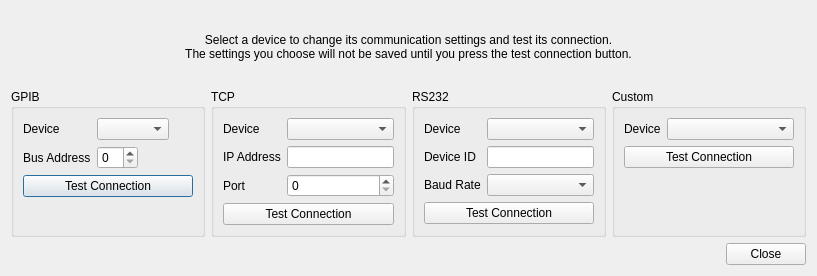
<?xml version="1.0" encoding="UTF-8"?>
<ui version="4.0">
 <class>CommunicationDialog</class>
 <widget class="QDialog" name="CommunicationDialog">
  <property name="geometry">
   <rect>
    <x>0</x>
    <y>0</y>
    <width>817</width>
    <height>276</height>
   </rect>
  </property>
  <property name="windowTitle">
   <string>Communication Settings</string>
  </property>
  <layout class="QVBoxLayout" name="verticalLayout">
   <item>
    <widget class="QLabel" name="label">
     <property name="text">
      <string>&lt;html&gt;&lt;head/&gt;&lt;body&gt;&lt;p&gt;Select a device to change its communication settings and test its connection.&lt;br /&gt;The settings you choose will not be saved until you press the test connection button.&lt;/p&gt;&lt;/body&gt;&lt;/html&gt;</string>
     </property>
     <property name="alignment">
      <set>Qt::AlignCenter</set>
     </property>
     <property name="wordWrap">
      <bool>true</bool>
     </property>
    </widget>
   </item>
   <item>
    <layout class="QHBoxLayout" name="horizontalLayout" stretch="1,1,1,1">
     <item>
      <widget class="QGroupBox" name="gpibBox">
       <property name="title">
        <string>GPIB</string>
       </property>
       <layout class="QFormLayout" name="formLayout_3">
        <property name="fieldGrowthPolicy">
         <enum>QFormLayout::ExpandingFieldsGrow</enum>
        </property>
        <item row="0" column="0">
         <widget class="QLabel" name="deviceLabel">
          <property name="text">
           <string>Device</string>
          </property>
         </widget>
        </item>
        <item row="0" column="1">
         <widget class="QComboBox" name="gpibDeviceComboBox"/>
        </item>
        <item row="1" column="0">
         <widget class="QLabel" name="busAddressLabel">
          <property name="text">
           <string>Bus Address</string>
          </property>
         </widget>
        </item>
        <item row="1" column="1">
         <widget class="QSpinBox" name="busAddressSpinBox">
          <property name="maximum">
           <number>32</number>
          </property>
         </widget>
        </item>
        <item row="2" column="0" colspan="2">
         <widget class="QPushButton" name="gpibTestButton">
          <property name="text">
           <string>Test Connection</string>
          </property>
         </widget>
        </item>
       </layout>
      </widget>
     </item>
     <item>
      <widget class="QGroupBox" name="tcpBox">
       <property name="title">
        <string>TCP</string>
       </property>
       <layout class="QFormLayout" name="formLayout">
        <item row="0" column="0">
         <widget class="QLabel" name="deviceLabel_2">
          <property name="text">
           <string>Device</string>
          </property>
         </widget>
        </item>
        <item row="0" column="1">
         <widget class="QComboBox" name="tcpDeviceComboBox"/>
        </item>
        <item row="1" column="0">
         <widget class="QLabel" name="ipAddressLabel">
          <property name="text">
           <string>IP Address</string>
          </property>
         </widget>
        </item>
        <item row="1" column="1">
         <widget class="QLineEdit" name="ipLineEdit"/>
        </item>
        <item row="2" column="0">
         <widget class="QLabel" name="portLabel_3">
          <property name="text">
           <string>Port</string>
          </property>
         </widget>
        </item>
        <item row="2" column="1">
         <widget class="QSpinBox" name="portSpinBox">
          <property name="maximum">
           <number>2147483647</number>
          </property>
         </widget>
        </item>
        <item row="3" column="0" colspan="2">
         <widget class="QPushButton" name="tcpTestButton">
          <property name="text">
           <string>Test Connection</string>
          </property>
         </widget>
        </item>
       </layout>
      </widget>
     </item>
     <item>
      <widget class="QGroupBox" name="rs232Box">
       <property name="title">
        <string>RS232</string>
       </property>
       <layout class="QFormLayout" name="formLayout_11">
        <item row="0" column="0">
         <widget class="QLabel" name="deviceLabel_3">
          <property name="text">
           <string>Device</string>
          </property>
         </widget>
        </item>
        <item row="0" column="1">
         <widget class="QComboBox" name="rs232DeviceComboBox"/>
        </item>
        <item row="3" column="0" colspan="2">
         <widget class="QPushButton" name="rs232TestButton">
          <property name="text">
           <string>Test Connection</string>
          </property>
         </widget>
        </item>
        <item row="1" column="0">
         <widget class="QLabel" name="deviceIDLabel">
          <property name="text">
           <string>Device ID</string>
          </property>
         </widget>
        </item>
        <item row="1" column="1">
         <widget class="QLineEdit" name="rs232DeviceIDLineEdit"/>
        </item>
        <item row="2" column="0">
         <widget class="QLabel" name="baudRateLabel_2">
          <property name="text">
           <string>Baud Rate</string>
          </property>
         </widget>
        </item>
        <item row="2" column="1">
         <widget class="QComboBox" name="baudRateComboBox">
          <property name="currentIndex">
           <number>-1</number>
          </property>
          <item>
           <property name="text">
            <string>300</string>
           </property>
          </item>
          <item>
           <property name="text">
            <string>1200</string>
           </property>
          </item>
          <item>
           <property name="text">
            <string>2400</string>
           </property>
          </item>
          <item>
           <property name="text">
            <string>4800</string>
           </property>
          </item>
          <item>
           <property name="text">
            <string>9600</string>
           </property>
          </item>
          <item>
           <property name="text">
            <string>14400</string>
           </property>
          </item>
          <item>
           <property name="text">
            <string>19200</string>
           </property>
          </item>
          <item>
           <property name="text">
            <string>28800</string>
           </property>
          </item>
          <item>
           <property name="text">
            <string>38400</string>
           </property>
          </item>
          <item>
           <property name="text">
            <string>57600</string>
           </property>
          </item>
          <item>
           <property name="text">
            <string>115200</string>
           </property>
          </item>
          <item>
           <property name="text">
            <string>230400</string>
           </property>
          </item>
         </widget>
        </item>
       </layout>
      </widget>
     </item>
     <item>
      <widget class="QGroupBox" name="customBox">
       <property name="title">
        <string>Custom</string>
       </property>
       <layout class="QFormLayout" name="customBoxLayout">
        <item row="0" column="0">
         <widget class="QLabel" name="label_2">
          <property name="text">
           <string>Device</string>
          </property>
         </widget>
        </item>
        <item row="0" column="1">
         <widget class="QComboBox" name="customDeviceComboBox"/>
        </item>
        <item row="1" column="0" colspan="2">
         <widget class="QPushButton" name="customTestButton">
          <property name="text">
           <string>Test Connection</string>
          </property>
         </widget>
        </item>
       </layout>
      </widget>
     </item>
    </layout>
   </item>
   <item>
    <widget class="QDialogButtonBox" name="buttonBox">
     <property name="orientation">
      <enum>Qt::Horizontal</enum>
     </property>
     <property name="standardButtons">
      <set>QDialogButtonBox::Close</set>
     </property>
    </widget>
   </item>
  </layout>
 </widget>
 <tabstops>
  <tabstop>gpibDeviceComboBox</tabstop>
  <tabstop>busAddressSpinBox</tabstop>
  <tabstop>gpibTestButton</tabstop>
  <tabstop>tcpDeviceComboBox</tabstop>
  <tabstop>ipLineEdit</tabstop>
  <tabstop>portSpinBox</tabstop>
  <tabstop>tcpTestButton</tabstop>
  <tabstop>rs232DeviceComboBox</tabstop>
  <tabstop>rs232DeviceIDLineEdit</tabstop>
  <tabstop>baudRateComboBox</tabstop>
  <tabstop>rs232TestButton</tabstop>
 </tabstops>
 <resources/>
 <connections>
  <connection>
   <sender>buttonBox</sender>
   <signal>accepted()</signal>
   <receiver>CommunicationDialog</receiver>
   <slot>accept()</slot>
   <hints>
    <hint type="sourcelabel">
     <x>228</x>
     <y>269</y>
    </hint>
    <hint type="destinationlabel">
     <x>157</x>
     <y>232</y>
    </hint>
   </hints>
  </connection>
  <connection>
   <sender>buttonBox</sender>
   <signal>rejected()</signal>
   <receiver>CommunicationDialog</receiver>
   <slot>reject()</slot>
   <hints>
    <hint type="sourcelabel">
     <x>296</x>
     <y>269</y>
    </hint>
    <hint type="destinationlabel">
     <x>286</x>
     <y>232</y>
    </hint>
   </hints>
  </connection>
 </connections>
</ui>
